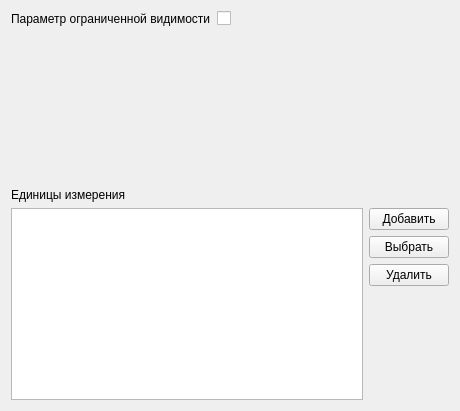
<?xml version="1.0" encoding="UTF-8"?>
<ui version="4.0">
 <class>ParameterWidget</class>
 <widget class="QWidget" name="ParameterWidget">
  <property name="geometry">
   <rect>
    <x>0</x>
    <y>0</y>
    <width>460</width>
    <height>411</height>
   </rect>
  </property>
  <property name="windowTitle">
   <string>Form</string>
  </property>
  <layout class="QGridLayout" name="gridLayout_2">
   <item row="0" column="0">
    <layout class="QVBoxLayout" name="verticalLayout_2">
     <item>
      <layout class="QFormLayout" name="formLayout">
       <item row="0" column="0">
        <widget class="QLabel" name="label_2">
         <property name="text">
          <string>Параметр ограниченной видимости</string>
         </property>
        </widget>
       </item>
       <item row="0" column="1">
        <widget class="QCheckBox" name="checkBox">
         <property name="text">
          <string/>
         </property>
        </widget>
       </item>
      </layout>
     </item>
     <item>
      <spacer name="verticalSpacer_2">
       <property name="orientation">
        <enum>Qt::Vertical</enum>
       </property>
       <property name="sizeHint" stdset="0">
        <size>
         <width>20</width>
         <height>40</height>
        </size>
       </property>
      </spacer>
     </item>
     <item>
      <widget class="QLabel" name="label">
       <property name="text">
        <string>Единицы измерения</string>
       </property>
      </widget>
     </item>
     <item>
      <layout class="QGridLayout" name="gridLayout">
       <item row="0" column="1">
        <layout class="QVBoxLayout" name="verticalLayout">
         <item>
          <widget class="QPushButton" name="addButton">
           <property name="text">
            <string>Добавить</string>
           </property>
          </widget>
         </item>
         <item>
          <widget class="QPushButton" name="selectButton">
           <property name="text">
            <string>Выбрать</string>
           </property>
          </widget>
         </item>
         <item>
          <widget class="QPushButton" name="removeButton">
           <property name="text">
            <string>Удалить</string>
           </property>
          </widget>
         </item>
         <item>
          <spacer name="verticalSpacer">
           <property name="orientation">
            <enum>Qt::Vertical</enum>
           </property>
           <property name="sizeHint" stdset="0">
            <size>
             <width>20</width>
             <height>40</height>
            </size>
           </property>
          </spacer>
         </item>
        </layout>
       </item>
       <item row="0" column="0">
        <widget class="QTreeView" name="treeView"/>
       </item>
      </layout>
     </item>
    </layout>
   </item>
  </layout>
 </widget>
 <resources/>
 <connections/>
</ui>
